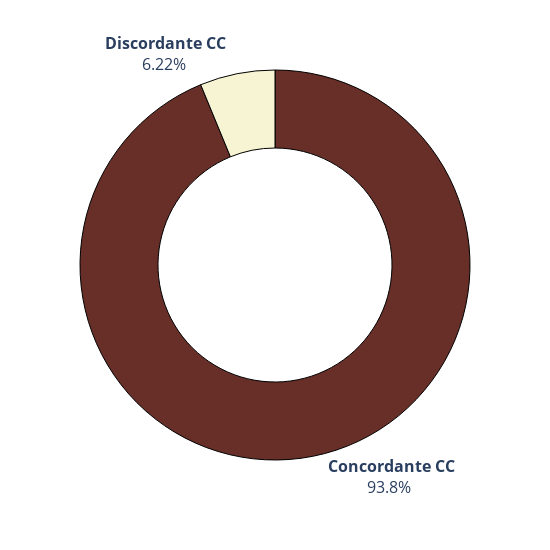

The notebook cell saved with this chart:
### Code cell
dfCompCol8 = pd.read_csv(PathColseInt_8)
dfCompCol8 = dfCompCol8.drop(['system:index','.geo', 'territory'], axis=1)
print("columnas dfTable" , dfCompCol8.columns)
print(dfCompCol8.head())
#lstDF.append(df_tmp)
#os.remove(npath)

print(" =========================================")
dfGroup = dfCompCol8.groupby(['class', 'year'])['area'].sum().reset_index()
print("agrupando por classe temos " , dfGroup.shape)
dfGroup['class'] = dfGroup['class'].astype(str)
dfGroup['name_class'] = dfGroup['class']
dfGroup['name_class'].replace(dict_nameIncid, inplace=True)
print(" ",dfGroup.head())

ano = 2020
nomeLegend = "Concordancia"
namePlot = "Concordancia entre FINAL e INTEGRAÇÂO, " + str(ano)
plot_pie_areasEstaveis(dfGroup[dfGroup['year'] == ano], namePlot, dict_CColor_col8, nomeLegend)

### Figure 1 — Plotly figure (JSON) as saved in the notebook; plotly's stock layout.template omitted (floating-point values rounded to 4 significant figures)
{"data": [{"customdata": [["<b> Discordante CC</b>", "<b> Discordante CC</b>"], ["<b> Concordante CC</b>", "<b> Concordante CC</b>"]], "domain": {"x": [0, 1], "y": [0, 1]}, "hole": 0.6, "hovertemplate": "name_class=%{customdata[1]}<br>area=%{value}<extra></extra>", "labels": ["<b> Discordante CC</b>", "<b> Concordante CC</b>"], "legendgroup": "", "marker": {"colors": ["#f6f4d2", "#672f28"], "line": {"color": "#000000", "width": 1}}, "name": "", "showlegend": true, "textfont": {"size": 16}, "textinfo": "label+percent", "textposition": "outside", "type": "pie", "values": [53680.0, 809200.0]}], "layout": {"height": 550, "legend": {"tracegroupgap": 0}, "margin": {"t": 60}, "showlegend": false, "width": 550}}
